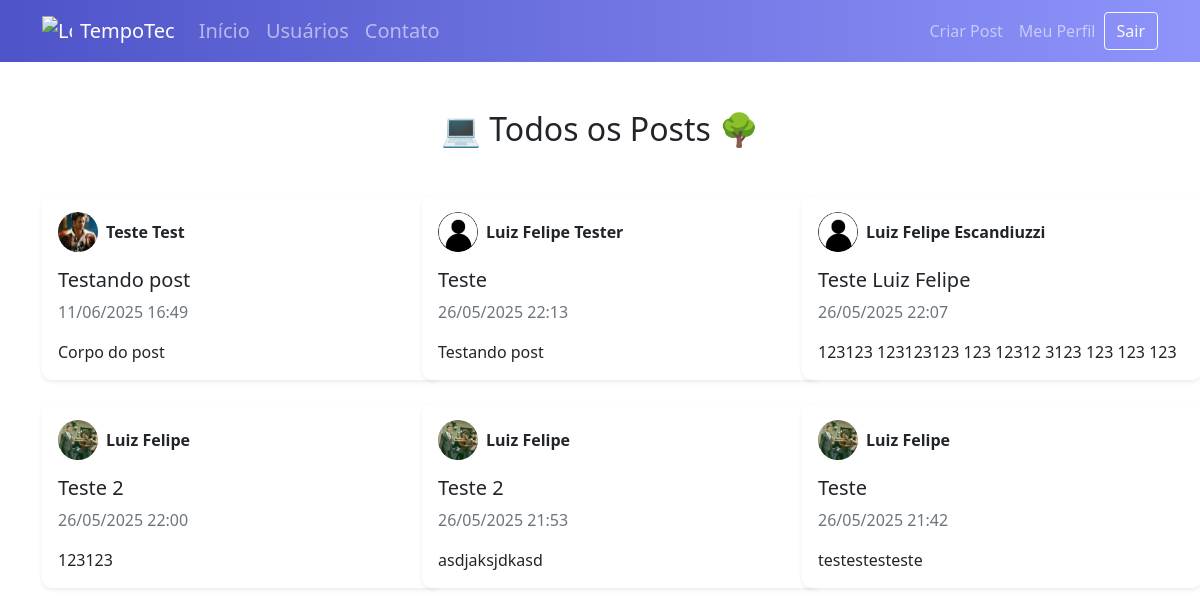
The page /posts (signed in) on the database its author committed.
### tempotec/models.py (models this page shows, shortened)
class Post(database.Model):
    id = database.Column(database.Integer, primary_key=True)
    titulo = database.Column(database.String, nullable=False)
    corpo = database.Column(database.Text, nullable=False)
    data_criacao = database.Column(database.DateTime, nullable=False, default=datetime.utcnow)
    id_usuario = database.Column(database.Integer, database.ForeignKey('usuario.id'), nullable=False)
    candidaturas = database.relationship('Candidatura', backref='post', lazy=True, foreign_keys='Candidatura.id_post')

class Usuario(database.Model, UserMixin):
    id = database.Column(database.Integer, primary_key=True)
    username = database.Column(database.String, nullable=False)
    email = database.Column(database.String, nullable=False, unique=True)
    senha = database.Column(database.String, nullable=False)
    foto_perfil = database.Column(database.String, default='default.jpg')
    posts = database.relationship('Post', backref='autor', lazy=True)
    cursos = database.Column(database.String, nullable=False, default='Não Informado')

### tempotec/routes.py (the view)
@app.route('/posts')
def listar_posts():
    subquery = select(Candidatura.id_post).where(Candidatura.id_usuario == current_user.id)
    posts = Post.query.options(joinedload(Post.autor)) \
        .filter(Post.id_usuario != current_user.id) \
        .filter(Post.id.not_in(subquery)) \
        .order_by(Post.data_criacao.desc()) \
        .all()
    return render_template('listarposts.html', posts=posts)

### tempotec/models.py (called while the page is built)
@login_manager.user_loader
def load_usuario(id_usuario):
    return Usuario.query.get(int(id_usuario))

### tempotec/templates/listarposts.html (shortened to what this page needs)
{% extends 'base.html' %} {% block body %}
<div class="container mt-5">
  <h2 class="mb-5 text-center">💻 Todos os Posts 🌳</h2>
  {% if posts %}
  <div class="row">
    {% for post in posts %}
    <div class="col-md-4 mb-4">
      <div
        class="card shadow-sm h-100 post-card"
        data-bs-toggle="modal"
        data-bs-target="#postModal"
        data-post-id="{{ post.id }}"
        data-title="{{ post.titulo }}"
        data-body="{{ post.corpo|e }}"
        data-date="{{ post.data_criacao.strftime('%d/%m/%Y %H:%M') }}"
        data-author="{{ post.autor.username }}"
        data-email="{{ post.autor.email }}"
        data-avatar="{{ url_for('static', filename='fotos_perfil/' ~ post.autor.foto_perfil) }}"
      >
        <div class="card-body">
          <div class="d-flex align-items-center mb-3">
            <img
              src="{{ url_for('static', filename='fotos_perfil/' ~ post.autor.foto_perfil) }}"
              alt="Avatar"
              class="rounded-circle me-2"
              style="width: 40px; height: 40px; object-fit: cover"
            />
            <strong>{{ post.autor.username }}</strong>
          </div>
          <h5 class="card-title">{{ post.titulo }}</h5>
          <p class="card-text text-muted">
            {{ post.data_criacao.strftime('%d/%m/%Y %H:%M') }}
          </p>
          <p class="card-text">
            {{ post.corpo[:150] }}{% if post.corpo|length > 150 %}...{% endif %}
          </p>
        </div>
      </div>
    </div>
    {% endfor %}
  </div>
  {% else %}
  <div class="alert alert-info text-center">Nenhum post encontrado.</div>
  {% endif %}
</div>
{% endblock %}

### tempotec/static/main.css (style rules this page uses)
.card { width: 400px; border: none; border-radius: 10px; background-color: #fff }

### rows shown on the page
Post: foto_perfil (picture), autor.username "Teste Test", titulo "Testando post", data_criacao "11/06/2025 16:49", corpo "Corpo do post"
Post: foto_perfil (placeholder picture), autor.username "Luiz Felipe Tester", titulo "Teste", data_criacao "26/05/2025 22:13", corpo "Testando post"
Post: foto_perfil (placeholder picture), autor.username "Luiz Felipe Escandiuzzi", titulo "Teste Luiz Felipe", data_criacao "26/05/2025 22:07", corpo "123123 123123123 123 12312 3123 123 123 123"
Post: foto_perfil (picture), autor.username "Luiz Felipe", titulo "Teste 2", data_criacao "26/05/2025 22:00", corpo "123123"
Post: foto_perfil (picture), autor.username "Luiz Felipe", titulo "Teste 2", data_criacao "26/05/2025 21:53", corpo "asdjaksjdkasd"
Post: foto_perfil (picture), autor.username "Luiz Felipe", titulo "Teste", data_criacao "26/05/2025 21:42", corpo "testestesteste"
